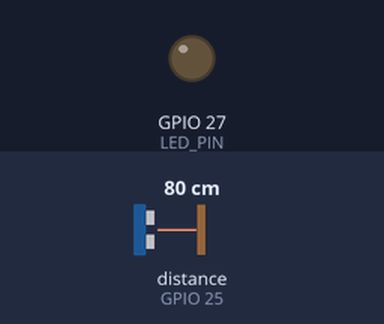
This sketch was run on a simulated ESP32. On the bench: output pins drawn as LEDs (lit = HIGH). Wiring (inferred from the names in the program): ultrasonic range finder: trigger GPIO 26; echo GPIO 25. The inputs (shaded band) are chosen by the test bench; at power-on: distance to the obstacle (sensor on GPIO 25) 80 cm. The echo pulse lasts 58.3 µs per cm; WiFi joins after 1.5 s; servers stay silent unless stated; pins used as bus, display or sensor lines are not drawn; what the sketch prints to the serial monitor is not drawn.

Above: at 2.7 s.
2.8 s: distance to the obstacle (sensor on GPIO 25) set to 54 cm
4.5 s: distance to the obstacle (sensor on GPIO 25) set to 46 cm
At 5.6 s:
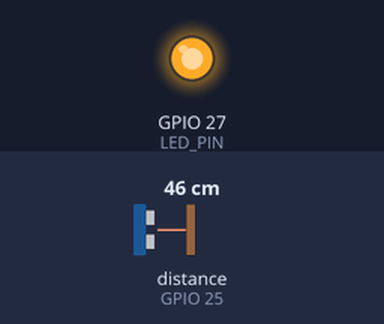
6.4 s: distance to the obstacle (sensor on GPIO 25) set to 60 cm
At 7.3 s:
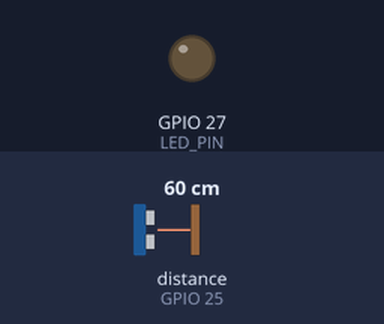
8.2 s: distance to the obstacle (sensor on GPIO 25) set to 2 cm
At 9.5 s:
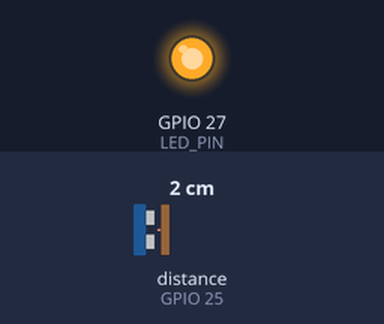
Timing chart, 0 to 10.9 s (numbered marks = the images above; inputs shaded):
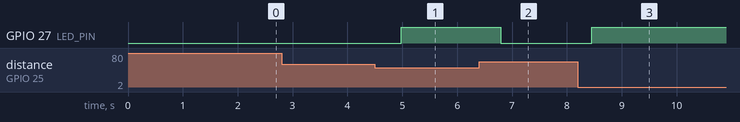

Measured:
- the behaviour switches between 51 and 50 cm on distance to the obstacle (sensor on GPIO 25) (found by bisection; images 0 and 1)
- after the input at 2.8 s, every drawn part: stays the same
- after the input at 4.5 s, GPIO 27 (LED_PIN): LOW → HIGH after 0.48 s
- after the input at 6.4 s, GPIO 27 (LED_PIN): HIGH → LOW after 0.39 s
- after the input at 8.2 s, GPIO 27 (LED_PIN): LOW → HIGH after 0.25 s

The sketch:

firebase_with_ultrasonicsensor_led_buzzer.ino
```cpp
#include <Arduino.h>
#include <WiFi.h>
#include <Firebase_ESP_Client.h>
#include "addons/TokenHelper.h"
#include "addons/RTDBHelper.h"

#define TRIG_PIN  26
#define ECHO_PIN  25
#define LED_PIN   27
#define DISTANCE_THRESHOLD 50

float duration_us, distance_cm;

// Insert your network credentials
#define WIFI_SSID "RedmiNote11"
#define WIFI_PASSWORD "sanjana123"

// Insert Firebase project API Key
#define API_KEY "AIzaSyAUn8of-OPSARqjoxIJszg32nE2kvseuqc"

// Insert RTDB URL
#define DATABASE_URL "https://ultrasonicsensorandled-default-rtdb.asia-southeast1.firebasedatabase.app/"

// Define Firebase Data object
FirebaseData fbdo;
FirebaseAuth auth;
FirebaseConfig config;

unsigned long sendDataPrevMillis = 0;
bool signupOK = false;

void setup() {
  Serial.begin(115200);
  pinMode(TRIG_PIN, OUTPUT);
  pinMode(ECHO_PIN, INPUT);
  pinMode(LED_PIN, OUTPUT);

  WiFi.begin(WIFI_SSID, WIFI_PASSWORD);
  Serial.print("Connecting to Wi-Fi");

  while (WiFi.status() != WL_CONNECTED) {
    Serial.print(".");
    delay(300);
  }

  Serial.println();
  Serial.print("Connected with IP: ");
  Serial.println(WiFi.localIP());
  Serial.println();

  config.api_key = API_KEY;
  config.database_url = DATABASE_URL;

  if (Firebase.signUp(&config, &auth, "", "")) {
    Serial.println("Firebase sign up successful");
    signupOK = true;
  } else {
    Serial.printf("%s\n", config.signer.signupError.message.c_str());
  }

  config.token_status_callback = tokenStatusCallback;
  Firebase.begin(&config, &auth);
  Firebase.reconnectWiFi(true);
}

void loop() {
  digitalWrite(TRIG_PIN, HIGH);
  delayMicroseconds(10);
  digitalWrite(TRIG_PIN, LOW);

  duration_us = pulseIn(ECHO_PIN, HIGH);
  distance_cm = 0.017 * duration_us;

    if (distance_cm < DISTANCE_THRESHOLD)
    digitalWrite(LED_PIN, HIGH); // turn on LED
  else
    digitalWrite(LED_PIN, LOW);  // turn off LED

  if (Firebase.ready() && signupOK && (millis() - sendDataPrevMillis > 1000 || sendDataPrevMillis == 0)) {
    sendDataPrevMillis = millis();

    if (Firebase.RTDB.setFloat(&fbdo, "UltrasonicSensor/Distance", distance_cm)) {
      Serial.print("Distance: ");
      Serial.print(distance_cm);
      Serial.println(" cm");
    } else {
      Serial.println("Failed to update Firebase");
      Serial.println("REASON: " + fbdo.errorReason());
    }
  }

  delay(500);
}
```
